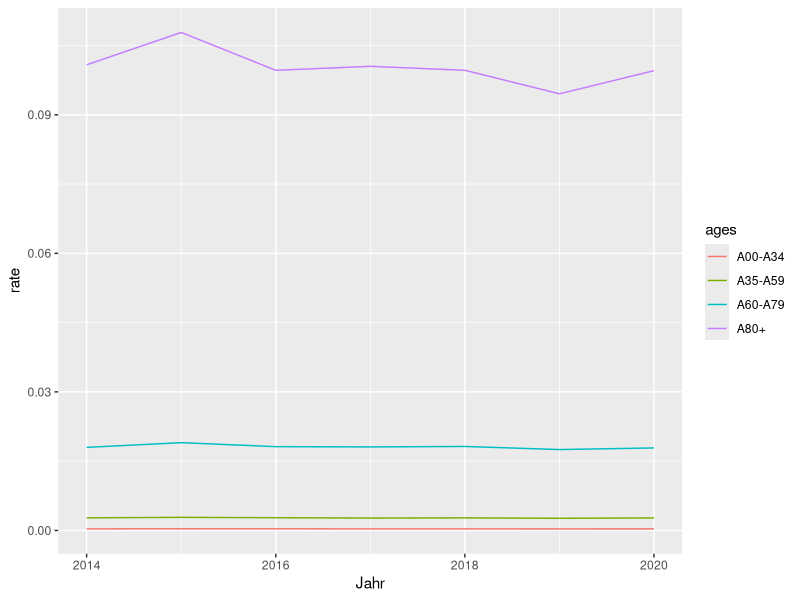
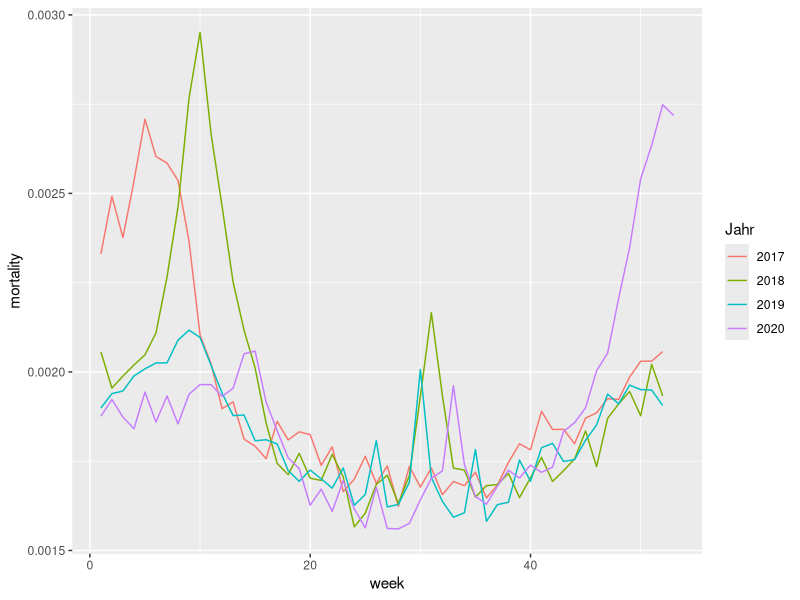

Write R code to recreate these figures, in order.
library(readxl)
library(readr)
library(ggplot2)
library(tidyr)
library(dplyr)
library(rlist)

deaths_per_age <- read_excel("xlsx/deaths_per_age.xlsx")
population_age <- read_csv("csvs/population_age.csv")

population_age %>%
  group_by(Jahr,Altersgruppe) %>% 
  summarize(population=sum(Bevölkerung)) %>% 
  pivot_wider(names_from=Altersgruppe,values_from=population) %>% 
  mutate(`A00-A34`=`A15-A34`+`A05-A14`+`A00-A04`,.after=Jahr)-> pop_age
pop_age <- pop_age[-(3:5)]
pop_age
deaths_per_age %>% 
  mutate(`A00-A34`=(`0-29`+`30-34`),`A35-A59`=(`35-39`+`40-44`+`45-49`+`50-54`+`55-59`)) %>%
  mutate(`A60-A79`=(`60-64`+`65-69`+`70-74`+`75-79`),`A80+`=(`80-84`+`85-89`+`90-94`+`95+`)) -> deaths_summarized

deaths_summarized2 <- deaths_summarized[-(1:16)]
deaths_summarized2 %>% 
  group_by(Jahr) %>% 
  summarize(`A00-A34`=sum(`A00-A34`),`A35-A59`=sum(`A35-A59`),`A60-A79`=sum(`A60-A79`),`A80+`=sum(`A80+`))-> final_tibble

deaths <- final_tibble[-nrow(final_tibble),]

deaths_per_capita <- deaths[2:5]/pop_age[2:5]
deaths_per_capita <- mutate(deaths_per_capita,Jahr=c(2014,2015,2016,2017,2018,2019,2020),.before=`A00-A34`)

deaths_per_capita %>% 
  pivot_longer(c(`A00-A34`,`A35-A59`,`A60-A79`,`A80+`),names_to="ages",values_to="rate") %>% 
  ggplot(aes(x=Jahr,y=rate,color=ages))+geom_line()



weekly_mortality <- function(years=2020,age="A80+",age_pop){
  #weekly_deaths <- list()
  rates <- list(1:length(years))
  deaths_per_age %>% 
    mutate(`A00-A34`=(`0-29`+`30-34`),`A35-A59`=(`35-39`+`40-44`+`45-49`+`50-54`+`55-59`)) %>%
    mutate(`A60-A79`=(`60-64`+`65-69`+`70-74`+`75-79`),`A80+`=(`80-84`+`85-89`+`90-94`+`95+`)) %>% 
    select(1,17:21) -> deaths_new
  filtered_data <- filter(deaths_new,Jahr %in% years)
  #print(filtered_data)
  temp <- select(filtered_data,Jahr,age,week)
  temp %>% 
    rename_with(~return("mortality"),starts_with("A")) -> temp
  print(temp)
  for(i in (1:length(years))){
    div <- as.numeric(filter(select(age_pop,Jahr,age),Jahr==years[i])[[1,2]])
    bool <- temp["Jahr"]==years[i]
    temp[bool[,1],2] <- temp[bool[,1],2]*(1/div)
  }
  temp <- mutate(temp,Jahr=as.character(Jahr))
  plt <- ggplot(temp,mapping=aes(x=week,y=mortality,color=Jahr))+geom_line()
  plt
}

weekly_mortality(years=c(2017,2018,2020,2019),age="A80+",age_pop = pop_age)
